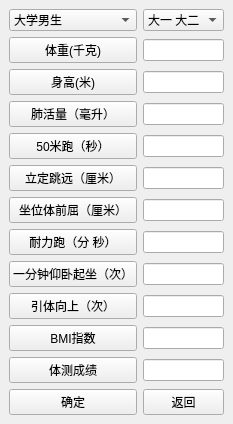
<?xml version="1.0" encoding="UTF-8"?>
<ui version="4.0">
 <class>PEcalculator</class>
 <widget class="QMainWindow" name="PEcalculator">
  <property name="geometry">
   <rect>
    <x>0</x>
    <y>0</y>
    <width>232</width>
    <height>357</height>
   </rect>
  </property>
  <property name="windowTitle">
   <string>体测计算</string>
  </property>
  <widget class="QWidget" name="centralwidget">
   <layout class="QGridLayout" name="gridLayout">
    <item row="3" column="0">
     <widget class="QPushButton" name="pushButton_5">
      <property name="text">
       <string>肺活量（毫升）</string>
      </property>
     </widget>
    </item>
    <item row="12" column="0">
     <widget class="QPushButton" name="pushButton_score">
      <property name="text">
       <string>体测成绩</string>
      </property>
     </widget>
    </item>
    <item row="2" column="1">
     <widget class="QLineEdit" name="height"/>
    </item>
    <item row="12" column="1">
     <widget class="QLineEdit" name="score"/>
    </item>
    <item row="5" column="0">
     <widget class="QPushButton" name="pushButton_8">
      <property name="text">
       <string>立定跳远（厘米）</string>
      </property>
     </widget>
    </item>
    <item row="6" column="0">
     <widget class="QPushButton" name="pushButton_7">
      <property name="text">
       <string>坐位体前屈（厘米）</string>
      </property>
     </widget>
    </item>
    <item row="6" column="1">
     <widget class="QLineEdit" name="zuo_wtqq"/>
    </item>
    <item row="1" column="0">
     <widget class="QPushButton" name="pushButton_4">
      <property name="text">
       <string>体重(千克)</string>
      </property>
     </widget>
    </item>
    <item row="8" column="0">
     <widget class="QPushButton" name="pushButton_10">
      <property name="text">
       <string>一分钟仰卧起坐（次）</string>
      </property>
     </widget>
    </item>
    <item row="5" column="1">
     <widget class="QLineEdit" name="longjump"/>
    </item>
    <item row="9" column="0">
     <widget class="QPushButton" name="pushButton_9">
      <property name="text">
       <string>引体向上（次）</string>
      </property>
     </widget>
    </item>
    <item row="8" column="1">
     <widget class="QLineEdit" name="min_ywqz"/>
    </item>
    <item row="7" column="1">
     <widget class="QLineEdit" name="nailipao"/>
    </item>
    <item row="9" column="1">
     <widget class="QLineEdit" name="yin_txs"/>
    </item>
    <item row="2" column="0">
     <widget class="QPushButton" name="pushButton_3">
      <property name="text">
       <string>身高(米)</string>
      </property>
     </widget>
    </item>
    <item row="1" column="1">
     <widget class="QLineEdit" name="weight"/>
    </item>
    <item row="0" column="0">
     <widget class="QComboBox" name="sex">
      <item>
       <property name="text">
        <string>大学男生</string>
       </property>
      </item>
      <item>
       <property name="text">
        <string>大学女生</string>
       </property>
      </item>
     </widget>
    </item>
    <item row="11" column="1">
     <widget class="QLineEdit" name="bmi"/>
    </item>
    <item row="4" column="1">
     <widget class="QLineEdit" name="halfhundred">
      <property name="text">
       <string/>
      </property>
     </widget>
    </item>
    <item row="0" column="1">
     <widget class="QComboBox" name="grand">
      <item>
       <property name="text">
        <string>大一 大二</string>
       </property>
      </item>
      <item>
       <property name="text">
        <string>大三 大四</string>
       </property>
      </item>
     </widget>
    </item>
    <item row="3" column="1">
     <widget class="QLineEdit" name="fei_hl"/>
    </item>
    <item row="7" column="0">
     <widget class="QPushButton" name="pushButton_11">
      <property name="text">
       <string>耐力跑（分 秒）</string>
      </property>
     </widget>
    </item>
    <item row="4" column="0">
     <widget class="QPushButton" name="pushButton_6">
      <property name="text">
       <string>50米跑（秒）</string>
      </property>
     </widget>
    </item>
    <item row="11" column="0">
     <widget class="QPushButton" name="pushButton_bmi">
      <property name="text">
       <string>BMI指数</string>
      </property>
     </widget>
    </item>
    <item row="13" column="0">
     <widget class="QPushButton" name="sure">
      <property name="text">
       <string>确定</string>
      </property>
     </widget>
    </item>
    <item row="13" column="1">
     <widget class="QPushButton" name="cancel">
      <property name="text">
       <string>返回</string>
      </property>
     </widget>
    </item>
   </layout>
  </widget>
 </widget>
 <resources/>
 <connections/>
</ui>
